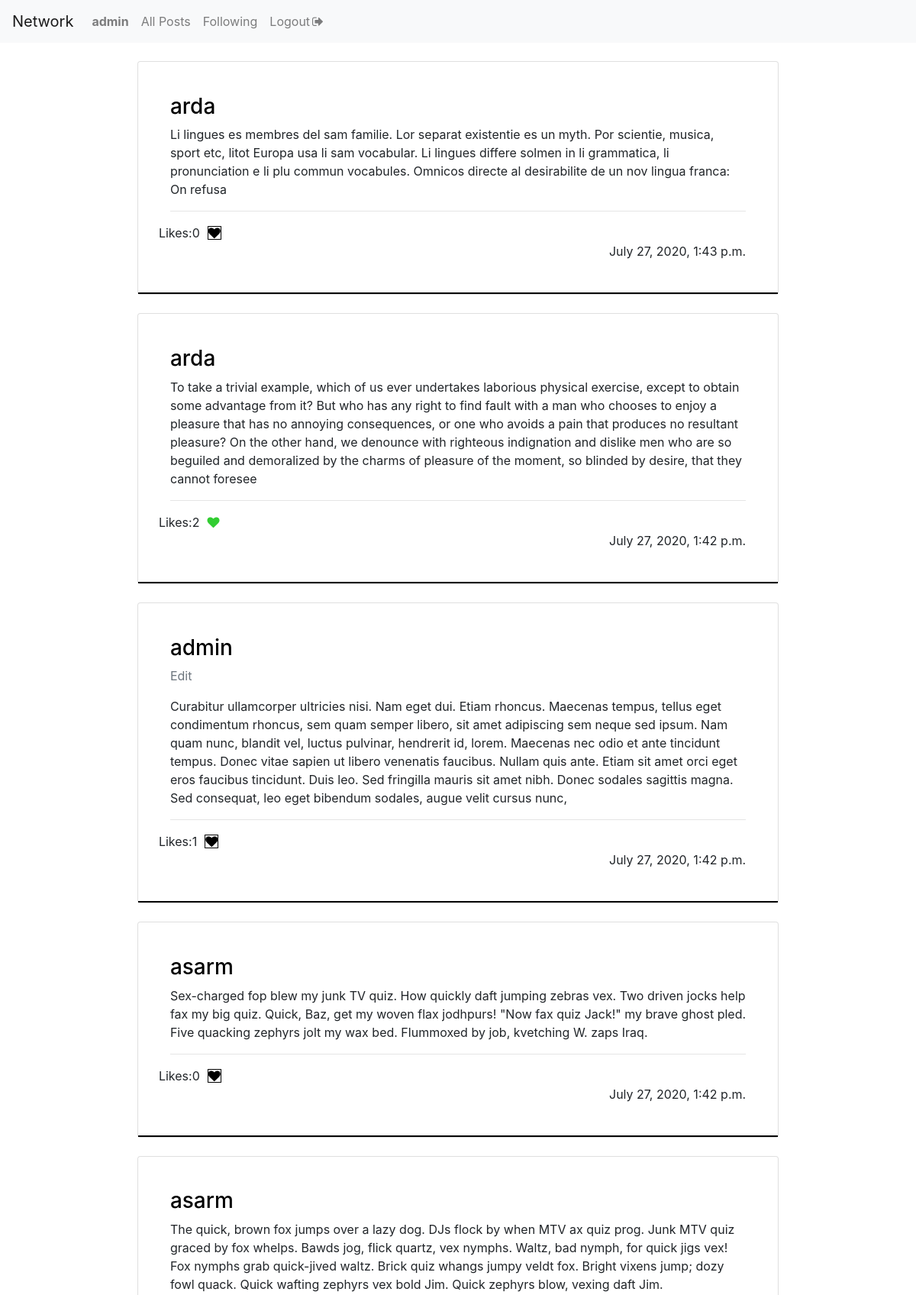
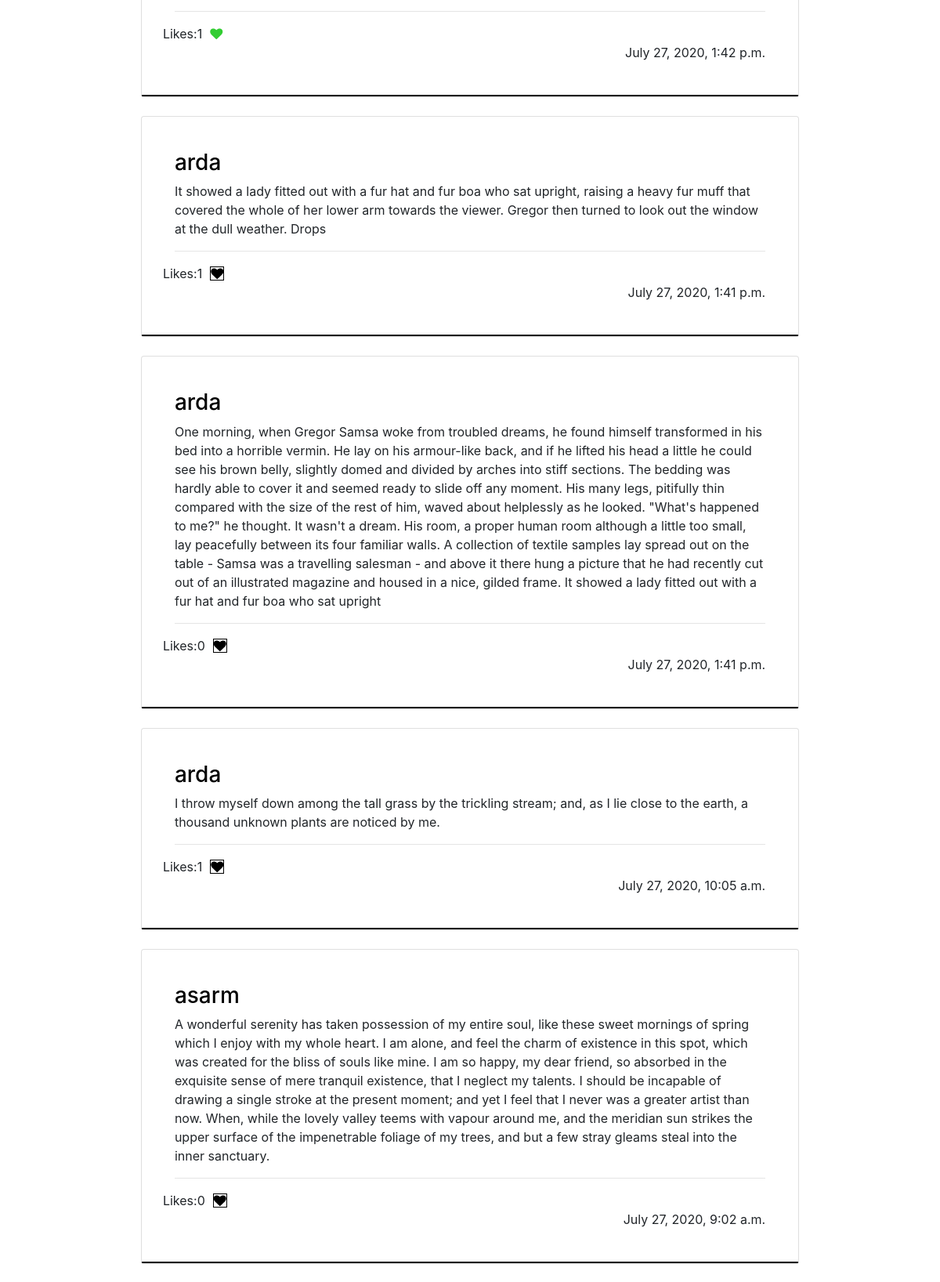
/ (signed in, upper part), run on the app's committed database (2 pictures, top to bottom).
### network/models.py (models this page shows, shortened)
class User(AbstractUser):
    pass

class Post(models.Model):
    user = models.ForeignKey('User',on_delete=models.CASCADE,related_name='author')
    date = models.DateTimeField(auto_now_add=True)
    liked = models.ManyToManyField('User',blank=True,related_name='post_likes')
    content = models.CharField(max_length=300)

### network/views.py (the view, shortened to what this page needs)
# urls.py: path("", views.index, name="index"),
def index(request):
    if request.user.is_authenticated:
        posts = Post.objects.all().order_by('-date')
        current_user = request.user
        paginator = Paginator(posts,10)
        page_number = request.GET.get('page')
        page_obj = paginator.get_page(page_number)
        return render(request,"network/index.html",{'page_obj':page_obj,'posts':posts,'current_user':current_user})
    else:
        return HttpResponseRedirect("login")

### network/templates/network/index.html (shortened to what this page needs)
{% extends "network/layout.html" %}
{% load static %}
{% block body %}
    {% for post in page_obj %}
 <div class="card" style="margin: 0 auto;margin-top: 2%;width: 70%;margin-bottom: 2%;">
  <div class="card-body" style="border-bottom: 2px solid black;padding: 5%">
      <h3><a style="color: black" href="{% url 'profile' post.user.username %}">{{ post.user.username }}</a></h3>
      {% if post.user.username == current_user.username %}
          <a href="{% url 'editPost' post.pk %}"><p class="text-muted">Edit</p></a>
      {% endif %}
        {{post.content}}
      <hr>
  <div class="row">
        <div>Likes:<span id="liked{{post.id}}">{{post.liked.all.count}}</span></div>
      <br>
                          {% if request.user in post.liked.all %}
                              <a class="likebutton" href="#" data-catid="{{ post.id }}" id="{{post.id}}" data-total="{{post.liked.all.count}}"  data-value="Unlike" value="submit"><i class="fa fa-heart" id="heart{{post.id}}" style="color:limegreen;margin-left: 10px"></i></a>
                          {% else %}
                              <a class="likebutton" href="#" data-catid="{{ post.id }}" id="{{post.id}}" data-total="{{post.liked.all.count}}"  data-value="Like" value="submit"><i class="fa fa-heart" id="heart{{post.id}}" style="color:black;border: 1px solid;margin-left: 10px"></i></a>
                          {% endif %}
  </div>
        <div style="text-align: end;margin-left: 60%">{{ post.date }}</div>
  </div>
  </div>
</div>
    {% endfor %}
{% endblock %}

### network/templates/network/layout.html (shortened to what this page needs)
{% load static %}
<!DOCTYPE html>
<html lang="en">
    <head>
        <link rel="stylesheet" href="https://stackpath.bootstrapcdn.com/bootstrap/4.4.1/css/bootstrap.min.css">
        <link rel="stylesheet" href="https://cdnjs.cloudflare.com/ajax/libs/font-awesome/4.7.0/css/font-awesome.min.css">
        <link href="{% static 'network/styles.css' %}" rel="stylesheet">
    </head>
    <body>
        <nav class="navbar navbar-expand-lg navbar-light bg-light">
            <a class="navbar-brand" href="{% url 'index' %}">Network</a>
            <div>
              <ul class="navbar-nav mr-auto">
                {% if user.is_authenticated %}
                    <li class="nav-item">
                        <a class="nav-link" href="{% url 'profile' user.username %}"><strong>{{ user.username }}</strong></a>
                    </li>
                {% endif %}
                <li class="nav-item">
                  <a class="nav-link" href="{% url 'index' %}">All Posts</a>
                </li>
                {% if user.is_authenticated %}
                    <li class="nav-item">
                        <a class="nav-link" href="{% url 'followings' %}">Following</a>
                    </li>
                <li class="nav-item">
                     <a class="nav-link" title="Log Out" href="{% url 'logout' %}">Logout<i style="margin-left: 3px" class="fa fa-sign-out"></i></a>
                </li>
                {% endif %}
              </ul>
            </div>
          </nav>
        <div class="body">
            {% block body %}
            {% endblock %}
    </body>
        </html>

### data on the page
User: username "admin"
Post: user.username "arda", content "Li lingues es membres del sam familie. Lor separat existentie es un myth. Por scientie, musica, sport etc, litot Europa usa li sam vocabular. Li lingues differe solmen in li grammatica, li pronunciation e li plu commun vocabules. Omnicos directe al desirabilite de un nov lingua franca: On refusa", liked.all.count "0", date "July 27, 2020, 1:43 p.m."
Post: user.username "arda", content "To take a trivial example, which of us ever undertakes laborious physical exercise, except to obtain some advantage from it? But who has any right to find fault with a man who chooses to enjoy a pleasure that has no annoying consequences, or one who avoids a pain that produces no resultant pleasure? On the other hand, we denounce with righteous indignation and dislike men who are so beguiled and demoralized by the charms of pleasure of the moment, so blinded by desire, that they cannot foresee", liked.all.count "2", date "July 27, 2020, 1:42 p.m."
Post: user.username "admin", shows "Edit", content "Curabitur ullamcorper ultricies nisi. Nam eget dui. Etiam rhoncus. Maecenas tempus, tellus eget condimentum rhoncus, sem quam semper libero, sit amet adipiscing sem neque sed ipsum. Nam quam nunc, blandit vel, luctus pulvinar, hendrerit id, lorem. Maecenas nec odio et ante tincidunt tempus. Donec vitae sapien ut libero venenatis faucibus. Nullam quis ante. Etiam sit amet orci eget eros faucibus tincidunt. Duis leo. Sed fringilla mauris sit amet nibh. Donec sodales sagittis magna. Sed consequat, leo eget bibendum sodales, augue velit cursus nunc,", liked.all.count "1", date "July 27, 2020, 1:42 p.m."
Post: user.username "asarm", content "Sex-charged fop blew my junk TV quiz. How quickly daft jumping zebras vex. Two driven jocks help fax my big quiz. Quick, Baz, get my woven flax jodhpurs! \"Now fax quiz Jack!\" my brave ghost pled. Five quacking zephyrs jolt my wax bed. Flummoxed by job, kvetching W. zaps Iraq.", liked.all.count "0", date "July 27, 2020, 1:42 p.m."
Post: user.username "asarm", content "The quick, brown fox jumps over a lazy dog. DJs flock by when MTV ax quiz prog. Junk MTV quiz graced by fox whelps. Bawds jog, flick quartz, vex nymphs. Waltz, bad nymph, for quick jigs vex! Fox nymphs grab quick-jived waltz. Brick quiz whangs jumpy veldt fox. Bright vixens jump; dozy fowl quack. Quick wafting zephyrs vex bold Jim. Quick zephyrs blow, vexing daft Jim.", liked.all.count "1", date "July 27, 2020, 1:42 p.m."
Post: user.username "arda", content "It showed a lady fitted out with a fur hat and fur boa who sat upright, raising a heavy fur muff that covered the whole of her lower arm towards the viewer. Gregor then turned to look out the window at the dull weather. Drops", liked.all.count "1", date "July 27, 2020, 1:41 p.m."
Post: user.username "arda", content "One morning, when Gregor Samsa woke from troubled dreams, he found himself transformed in his bed into a horrible vermin. He lay on his armour-like back, and if he lifted his head a little he could see his brown belly, slightly domed and divided by arches into stiff sections. The bedding was hardly able to cover it and seemed ready to slide off any moment. His many legs, pitifully thin compared with the size of the rest of him, waved about helplessly as he looked. \"What's happened to me?\" he thought. It wasn't a dream. His room, a proper human room although a little too small, lay peacefully between its four familiar walls. A collection of textile samples lay spread out on the table - Samsa…", liked.all.count "0", date "July 27, 2020, 1:41 p.m."
Post: user.username "arda", content "I throw myself down among the tall grass by the trickling stream; and, as I lie close to the earth, a thousand unknown plants are noticed by me.", liked.all.count "1", date "July 27, 2020, 10:05 a.m."
Post: user.username "asarm", content "A wonderful serenity has taken possession of my entire soul, like these sweet mornings of spring which I enjoy with my whole heart. I am alone, and feel the charm of existence in this spot, which was created for the bliss of souls like mine. I am so happy, my dear friend, so absorbed in the exquisite sense of mere tranquil existence, that I neglect my talents. I should be incapable of drawing a single stroke at the present moment; and yet I feel that I never was a greater artist than now. When, while the lovely valley teems with vapour around me, and the meridian sun strikes the upper surface of the impenetrable foliage of my trees, and but a few stray gleams steal into the inner sanctuary.", liked.all.count "0", date "July 27, 2020, 9:02 a.m."
